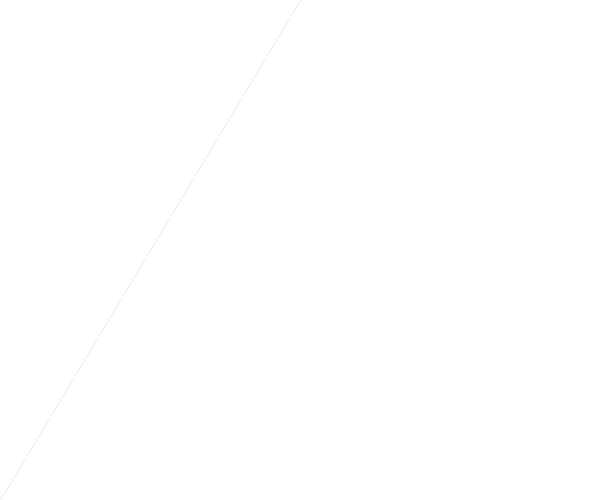
Frame 1 (no input)
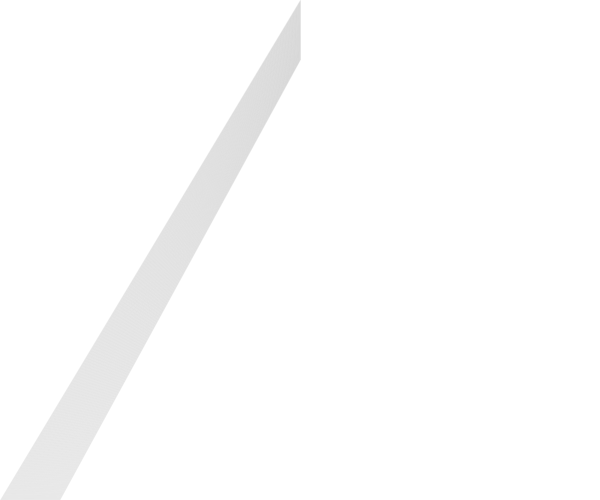
Frame 60 (the mouse pressed at the canvas centre just before this capture)
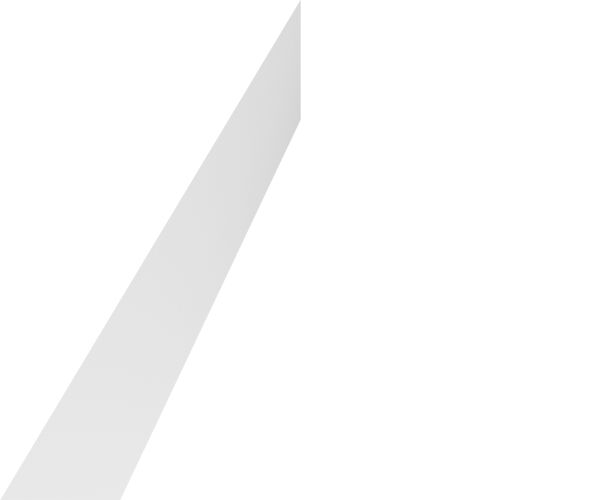
Frame 120 (the mouse held since frame 60 and released just before this capture)

The Processing sketch that drew these frames (run headless with seeded random() and noise(); from frame 60 on, the mouse is pressed at the canvas centre):

// Processing sketch: corbusier
// ── corbusier.pde
float x=0;
void setup()
{
  size(600,500);
  background(255);
  frameRate(30);
  stroke(0,20);
}

void draw()
{
  line(width/2,x,x,height);
  x++;
}
